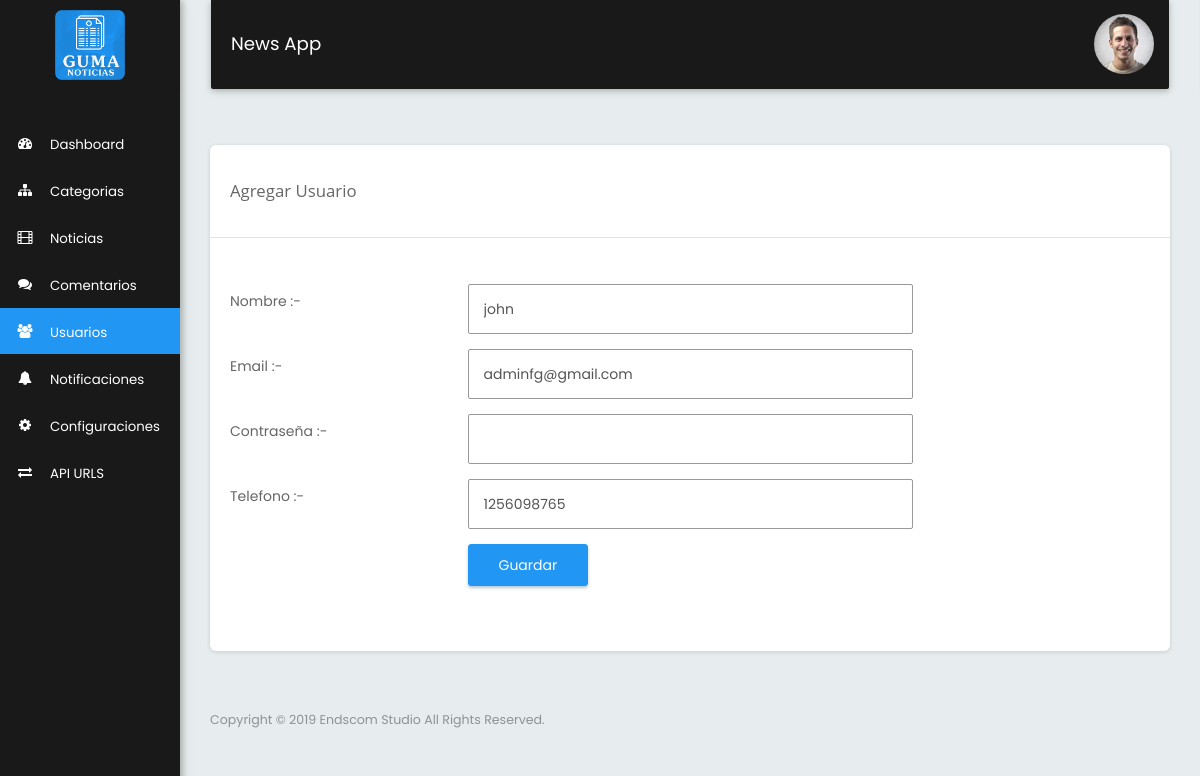
/add_user.php?user_id=4 (signed in), run on the app's committed database.
### tables this page shows
CREATE TABLE `tbl_users` (
  `id` int(10) NOT NULL,
  `name` varchar(255) NOT NULL,
  `email` varchar(255) NOT NULL,
  `password` varchar(255) NOT NULL,
  `phone` varchar(255) DEFAULT NULL,
  `status` varchar(255) NOT NULL DEFAULT '1'
);

### add_user.php (the view, shortened to what this page needs)
<?php include('includes/header.php');
	if(isset($_GET['user_id']))
	{
			$user_qry="SELECT * FROM tbl_users where id='".$_GET['user_id']."'";
			$user_result=mysqli_query($mysqli,$user_qry);
			$user_row=mysqli_fetch_assoc($user_result);
	}
?>
 <div class="row">
      <div class="col-md-12">
        <div class="card">
          <div class="page_title_block">
            <div class="col-md-5 col-xs-12">
              <div class="page_title"><?php if(isset($_GET['cat_id'])){?>Edit<?php }else{?>Agregar<?php }?> Usuario</div>
            </div>
          </div>
          <div class="clearfix"></div>
          <div class="row mrg-top">
            <div class="col-md-12">
              <div class="col-md-12 col-sm-12">
              </div>
            </div>
          </div>
          <div class="card-body mrg_bottom">
            <form action="" name="addedituser" method="post" class="form form-horizontal" enctype="multipart/form-data" >
              <div class="section">
                <div class="section-body">
                  <div class="form-group">
                    <label class="col-md-3 control-label">Nombre :-</label>
                    <div class="col-md-6">
                      <input type="text" name="name" id="name" value="<?php if(isset($_GET['user_id'])){echo $user_row['name'];}?>" class="form-control" required>
                    </div>
                  </div>
                  <div class="form-group">
                    <label class="col-md-3 control-label">Email :-</label>
                    <div class="col-md-6">
                      <input type="email" name="email" id="email" value="<?php if(isset($_GET['user_id'])){echo $user_row['email'];}?>" class="form-control" required>
                    </div>
                  </div>
                  <div class="form-group">
                    <label class="col-md-3 control-label">Contraseña :-</label>
                    <div class="col-md-6">
                      <input type="password" name="password" id="password" value="" class="form-control" <?php if(!isset($_GET['user_id'])){?>required<?php }?>>
                    </div>
                  </div>
                  <div class="form-group">
                    <label class="col-md-3 control-label">Telefono :-</label>
                    <div class="col-md-6">
                      <input type="text" name="phone" id="phone" value="<?php if(isset($_GET['user_id'])){echo $user_row['phone'];}?>" class="form-control">
                    </div>
                  </div>
                  <div class="form-group">
                    <div class="col-md-9 col-md-offset-3">
                      <button type="submit" name="submit" class="btn btn-primary">Guardar</button>
                    </div>
                  </div>
                </div>
              </div>
            </form>
          </div>
        </div>
      </div>
    </div>
<?php include('includes/footer.php');?>

### data on the page
tbl_users: name "john", email "adminfg@gmail.com", phone "1256098765"

### other printed values
APP_NAME "News App"
